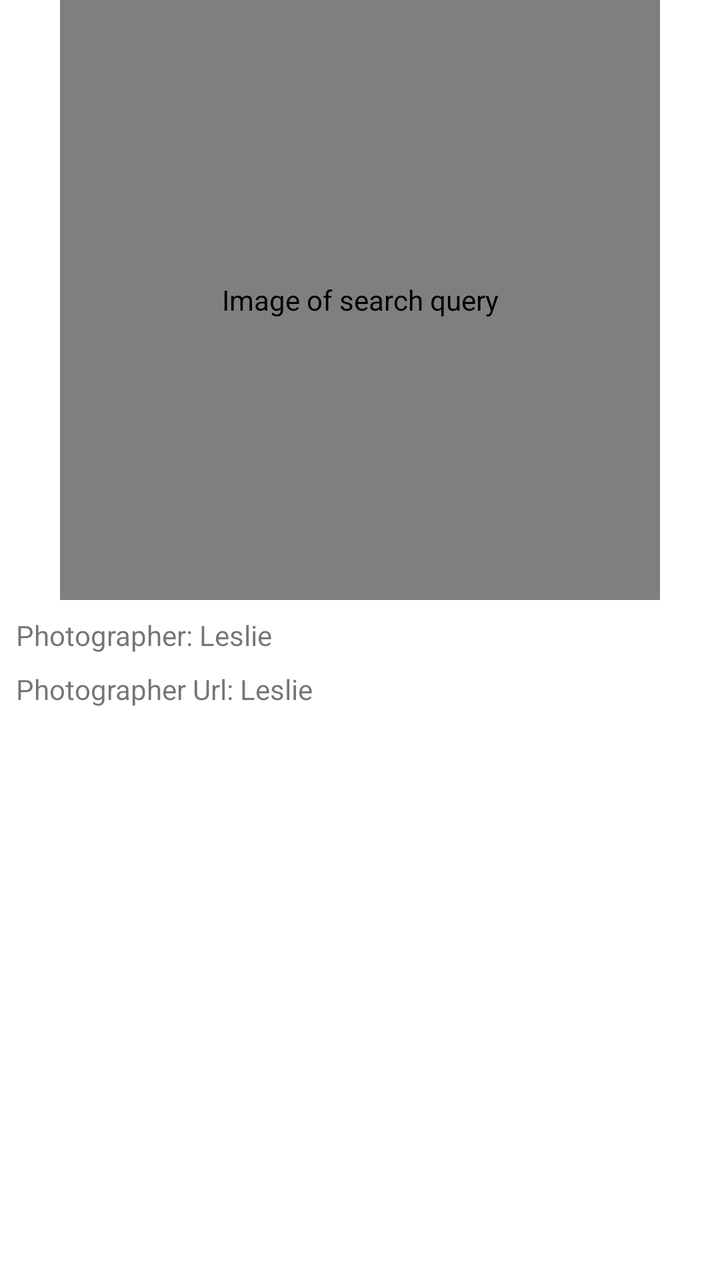
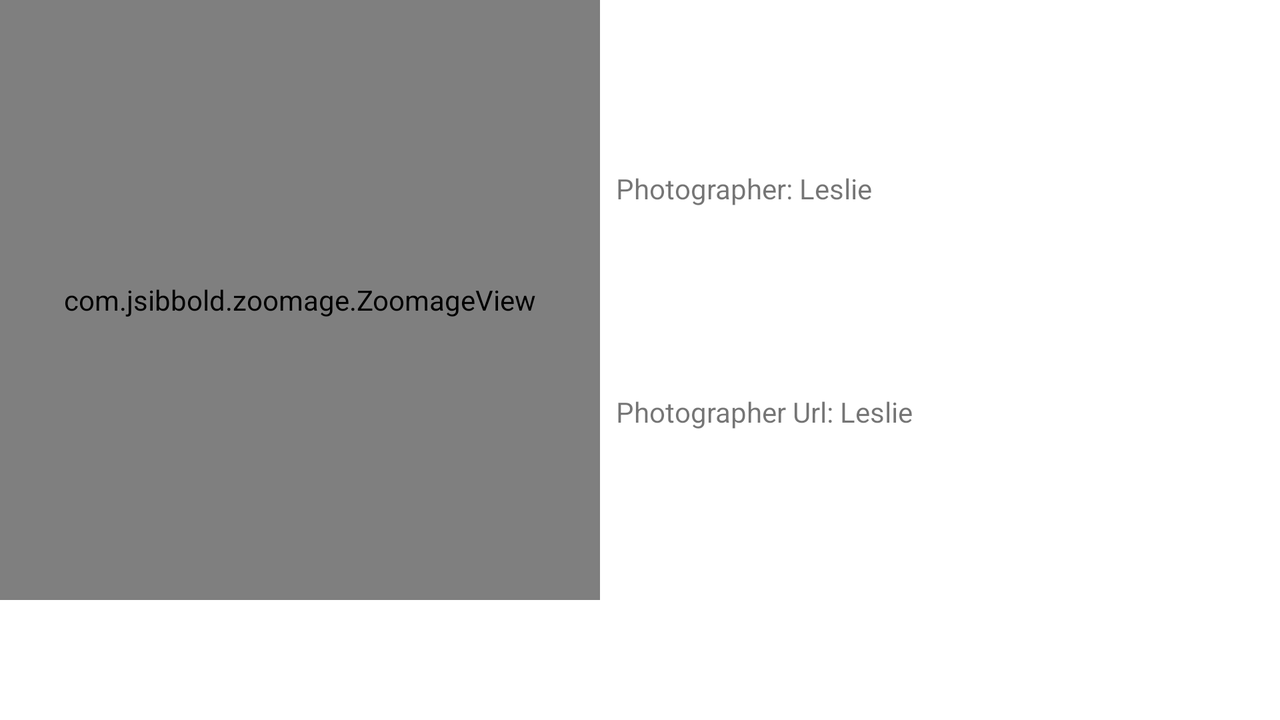

The same Android screen from two of the app's own layout files: first res/layout/ as a phone draws it, then the repository's variant for another configuration, drawn on a device whose configuration selects that folder. Both files follow.
<!-- AndroidManifest.xml: application theme Theme.LiveFront -->
<!-- res/layout/activity_image_detail.xml -->
<?xml version="1.0" encoding="utf-8"?>
<androidx.constraintlayout.widget.ConstraintLayout xmlns:android="http://schemas.android.com/apk/res/android"
    xmlns:app="http://schemas.android.com/apk/res-auto"
    xmlns:tools="http://schemas.android.com/tools"
    android:layout_width="match_parent"
    android:layout_height="match_parent">

    <com.jsibbold.zoomage.ZoomageView
        android:id="@+id/details_iv"
        android:layout_width="300dp"
        android:layout_height="300dp"
        android:contentDescription="@string/content_description_image_of_search_query"
        android:transitionName="@string/image_search_transition"
        app:layout_constraintEnd_toEndOf="parent"
        app:layout_constraintStart_toStartOf="parent"
        app:layout_constraintTop_toTopOf="parent"
        app:zoomage_doubleTapToZoom="true"
        app:zoomage_zoomable="true"
        tools:src="@tools:sample/backgrounds/scenic" />

    <TextView
        android:id="@+id/details_photographer_tv"
        android:layout_width="wrap_content"
        android:layout_height="wrap_content"
        android:layout_margin="@dimen/margin_normal"
        android:ellipsize="end"
        app:layout_constraintEnd_toEndOf="parent"
        app:layout_constraintHorizontal_bias="0.0"
        app:layout_constraintStart_toStartOf="parent"
        app:layout_constraintTop_toBottomOf="@id/details_iv"
        tools:text="Photographer: Leslie" />

    <TextView
        android:id="@+id/details_photographer_url_tv"
        android:layout_width="wrap_content"
        android:layout_height="wrap_content"
        android:layout_margin="@dimen/margin_normal"
        android:ellipsize="end"
        android:textColorHighlight="@color/clickable_span"
        app:layout_constraintEnd_toEndOf="parent"
        app:layout_constraintHorizontal_bias="0.0"
        app:layout_constraintStart_toStartOf="parent"
        app:layout_constraintTop_toBottomOf="@id/details_photographer_tv"
        tools:text="Photographer Url: Leslie" />

</androidx.constraintlayout.widget.ConstraintLayout>
<!-- resources referenced by this layout -->
<resources>
  <color name="clickable_span">#203700B3</color>
  <dimen name="margin_normal">8dp</dimen>
  <string name="content_description_image_of_search_query">Image of search query</string>
  <string name="image_search_transition">imageSearch</string>
  <style name="Theme.LiveFront" parent="Theme.MaterialComponents.DayNight.DarkActionBar">
          
          <item name="colorPrimary">@color/purple_500</item>
          <item name="colorPrimaryVariant">@color/purple_700</item>
          <item name="colorOnPrimary">@color/white</item>
          
          <item name="colorSecondary">@color/teal_200</item>
          <item name="colorSecondaryVariant">@color/teal_700</item>
          <item name="colorOnSecondary">@color/black</item>
          
          <item name="android:statusBarColor" tools:targetApi="l">?attr/colorPrimaryVariant</item>
          
          <item name="android:windowContentTransitions">true</item>
      </style>
  <color name="purple_500">#FF6200EE</color>
  <color name="purple_700">#FF3700B3</color>
  <color name="white">#FFFFFFFF</color>
  <color name="teal_200">#FF03DAC5</color>
  <color name="teal_700">#FF018786</color>
  <color name="black">#FF000000</color>
</resources>
<!-- res/layout-land/activity_image_detail.xml (the repository's variant of the layout above) -->
<!-- drawn on the phone turned sideways -->
<?xml version="1.0" encoding="utf-8"?>
<androidx.constraintlayout.widget.ConstraintLayout xmlns:android="http://schemas.android.com/apk/res/android"
    xmlns:app="http://schemas.android.com/apk/res-auto"
    xmlns:tools="http://schemas.android.com/tools"
    android:layout_width="match_parent"
    android:layout_height="match_parent">

    <com.jsibbold.zoomage.ZoomageView
        android:id="@+id/details_iv"
        android:layout_width="300dp"
        android:layout_height="300dp"
        android:transitionName="@string/image_search_transition"
        app:layout_constraintStart_toStartOf="parent"
        app:layout_constraintTop_toTopOf="parent"
        app:zoomage_doubleTapToZoom="true"
        app:zoomage_zoomable="true"
        tools:src="@tools:sample/backgrounds/scenic" />

    <TextView
        android:id="@+id/details_photographer_tv"
        android:layout_width="wrap_content"
        android:layout_height="wrap_content"
        android:layout_margin="@dimen/margin_normal"
        android:ellipsize="end"
        app:layout_constraintBottom_toTopOf="@id/details_photographer_url_tv"
        app:layout_constraintEnd_toEndOf="parent"
        app:layout_constraintHorizontal_bias="0.0"
        app:layout_constraintStart_toEndOf="@+id/details_iv"
        app:layout_constraintTop_toTopOf="@+id/details_iv"
        tools:text="Photographer: Leslie" />

    <TextView
        android:id="@+id/details_photographer_url_tv"
        android:layout_width="wrap_content"
        android:layout_height="wrap_content"
        android:layout_margin="@dimen/margin_normal"
        android:ellipsize="end"
        android:textColorHighlight="@color/clickable_span"
        app:layout_constraintBottom_toBottomOf="@+id/details_iv"
        app:layout_constraintEnd_toEndOf="parent"
        app:layout_constraintHorizontal_bias="0.0"
        app:layout_constraintStart_toEndOf="@+id/details_iv"
        app:layout_constraintTop_toBottomOf="@id/details_photographer_tv"
        tools:text="Photographer Url: Leslie" />

</androidx.constraintlayout.widget.ConstraintLayout>
<!-- resources referenced by the variant -->
<!-- as the phone turned sideways resolves them -->
<resources>
  <color name="clickable_span">#203700B3</color>
  <dimen name="margin_normal">8dp</dimen>
  <string name="image_search_transition">imageSearch</string>
  <style name="Theme.LiveFront" parent="Theme.MaterialComponents.DayNight.DarkActionBar">
          
          <item name="colorPrimary">@color/purple_500</item>
          <item name="colorPrimaryVariant">@color/purple_700</item>
          <item name="colorOnPrimary">@color/white</item>
          
          <item name="colorSecondary">@color/teal_200</item>
          <item name="colorSecondaryVariant">@color/teal_700</item>
          <item name="colorOnSecondary">@color/black</item>
          
          <item name="android:statusBarColor" tools:targetApi="l">?attr/colorPrimaryVariant</item>
          
          <item name="android:windowContentTransitions">true</item>
      </style>
  <color name="purple_500">#FF6200EE</color>
  <color name="purple_700">#FF3700B3</color>
  <color name="white">#FFFFFFFF</color>
  <color name="teal_200">#FF03DAC5</color>
  <color name="teal_700">#FF018786</color>
  <color name="black">#FF000000</color>
</resources>
